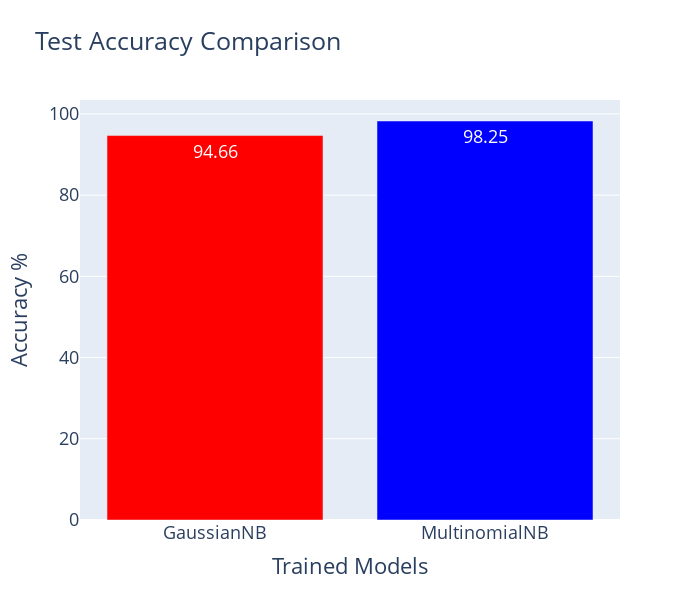

This figure's notebook cell:
### Markdown cell above
### Accuracy

### Code cell
# GaussianNB Test Accuracy
gnb_accuracy = gnb.score(x_test_features_tfidf.toarray(),y_test)

# GaussianNB Test Accuracy
mnb_accuracy = mnb.score(x_test_features_cv.toarray(),y_test)

trace = go.Bar(x = ["GaussianNB", "MultinomialNB"], y = [gnb_accuracy*100, mnb_accuracy*100],
               text=[round(gnb_accuracy*100, 2), round(mnb_accuracy*100, 2)],textposition='auto',
    marker = dict(
        color = ["red", "blue"],
    ),
)

layout = go.Layout(title = 'Test Accuracy Comparison', font=dict(size=18,),width = 700, height = 600,
                   xaxis_title="Trained Models", yaxis_title="Accuracy %",)
fig = go.Figure(data = [trace], layout = layout)

py.iplot(fig, filename="Accuracy Comparison")

### Figure 1 — Plotly figure (JSON) as saved in the notebook; plotly's stock layout.template omitted (floating-point values rounded to 4 significant figures)
{"data": [{"marker": {"color": ["red", "blue"]}, "text": ["94.66", "98.25"], "textposition": "auto", "type": "bar", "x": ["GaussianNB", "MultinomialNB"], "y": [94.66, 98.25]}], "layout": {"font": {"size": 18}, "height": 600, "title": {"text": "Test Accuracy Comparison"}, "width": 700, "xaxis": {"title": {"text": "Trained Models"}}, "yaxis": {"title": {"text": "Accuracy %"}}}}
